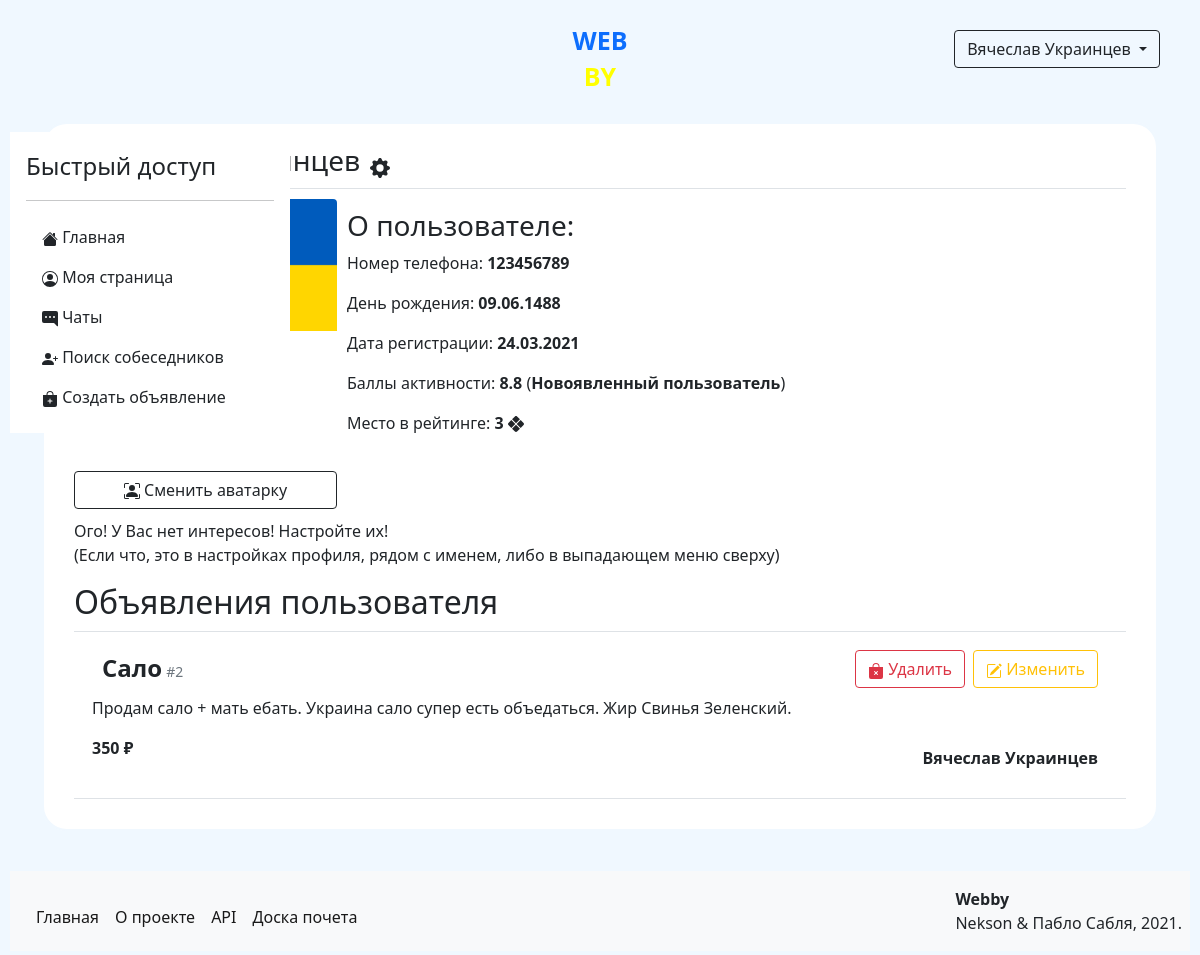
/profile/4 (signed in), run on an earlier commit of the app's database.
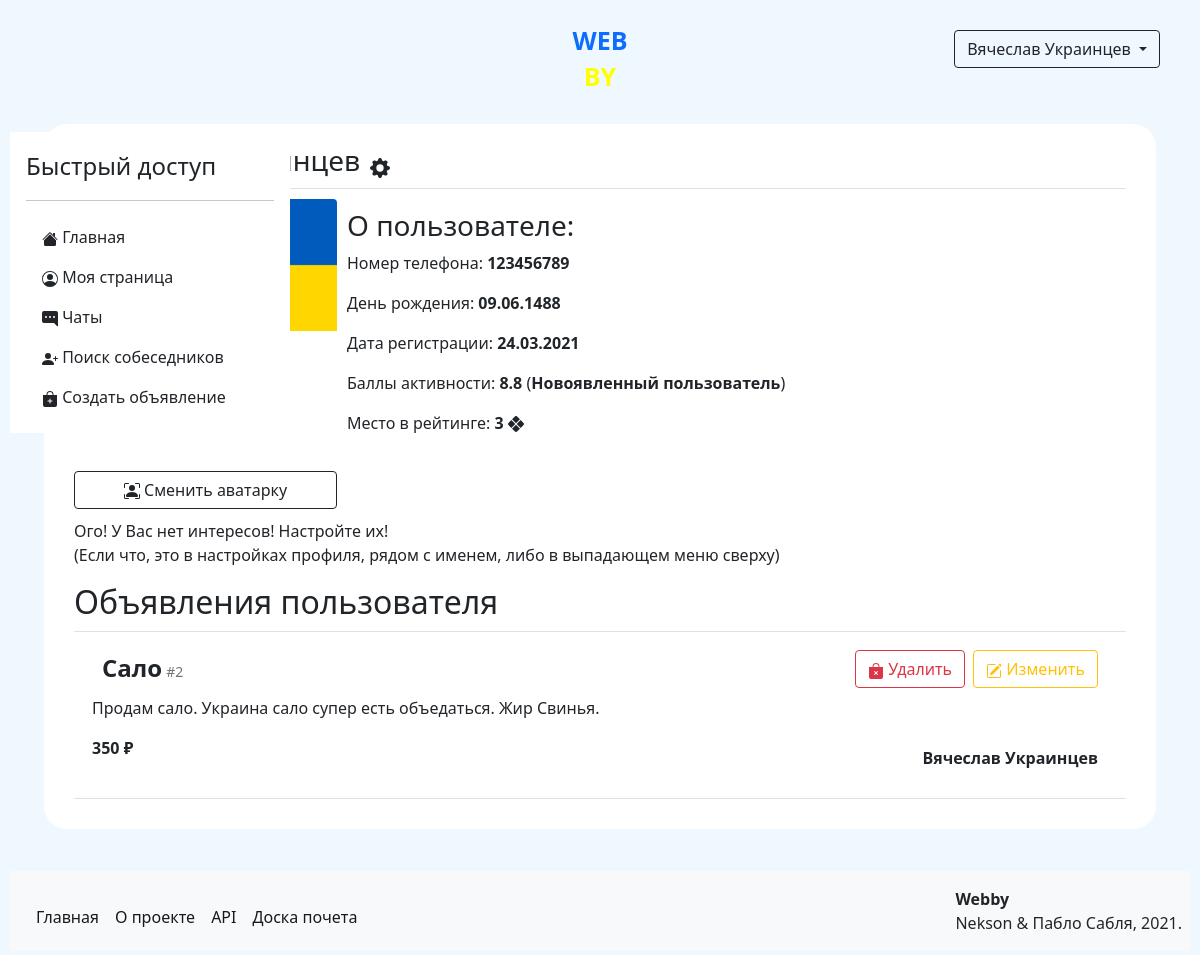
And on a later commit of the database.
### data/models/advertisements.py (models this page shows, shortened)
class Advertisement(SqlAlchemyBase, SerializerMixin):
    __tablename__ = 'advertisements'  # название таблицы с моделью в базе данных
    serialize_rules = ('-author.email', '-author.registration_time', '-author.interests', '-author_id',
                       '-content_id')  # правила преобразования объекта модели в json
    id = Column(Integer, primary_key=True, autoincrement=True)  # id объявления
    title = Column(String)  # название объявления
    author_id = Column(Integer, ForeignKey('users.id'))  # id автора объявления
    created_at = Column(DateTime, default=datetime.now)  # время создания объявления
    price = Column(Integer)  # стоимость объявления
    content_id = Column(Integer, ForeignKey('contents.id'))  # id содержания объявления
    author = relationship('User', back_populates='advertisements')  # объект автора объявления
    content = relationship('Content')  # объект содержания объявления
    interests = relationship('Interest', secondary='advertisements_to_interests',
                             backref='advertisements')  # объект интересов объявления

### data/models/content.py (models this page shows)
class Content(SqlAlchemyBase, SerializerMixin):
    __tablename__ = 'contents'  # название таблицы с моделью в базе данных
    serialize_rules = ('-id',)  # правила преобразования объекта модели в json
    id = Column(Integer, autoincrement=True, primary_key=True)  # id контента
    content = Column(Text)  # контент

### data/models/user.py (models this page shows, shortened)
class User(SqlAlchemyBase, UserMixin, SerializerMixin):
    __tablename__ = 'users'  # название таблицы с моделью в базе данных
    serialize_rules = (
        '-advertisements', '-rank_id', '-admin', '-hashed_password')  # правила преобразования объекта модели в json
    id = Column(Integer, autoincrement=True, primary_key=True)  # id пользователя
    name = Column(Unicode)  # имя пользователя
    surname = Column(Unicode)  # фамилия пользователя
    birthday = Column(DateTime)  # день рождения пользователя
    email = Column(String, unique=True)  # email адресс пользователя
    phone_number = Column(String, unique=True)  # номер телефона пользователя
    hashed_password = Column(String)  # хэшированный пароль пользователя
    registration_time = Column(DateTime, default=datetime.now)  # время регистрации пользователя
    rating = Column(Integer, default=0)  # рейтинг пользователя
    rank_id = Column(Integer, ForeignKey('ranks.id'))  # id ранга пользователя
    admin = Column(Boolean, default=0)  # права пользователя
    advertisements = relationship('Advertisement', back_populates='author')  # объекты объявлений пользователя
    interests = relationship('Interest', secondary='users_to_interests',
                             backref='users')  # объекты интересов пользователя
    rank = relationship('Rank')  # объект ранга пользователя

### main.py (the view)
@app.route('/profile/<int:user_id>')
@login_required
def show_profile(user_id):
    session = create_session()
    user = session.query(User).filter(User.id == user_id).first()  # получаем данные профиля пользователя с указанным id
    if not user:  # проверяем, найден ли пользователь
        return abort(404)
    all_users = session.query(User).order_by(User.rating.desc())
    position = 1
    for i in all_users:
        if i.id == user.id:
            break
        position += 1
    pic = session.query(Avatar).filter(Avatar.refers_to == user_id).first()
    if pic:  # проверяем, найден ли аватар
        profile_pic = url_for('static', filename=f"avatars/{pic.link}")
    else:
        profile_pic = url_for('static', filename='avatars/anon.png')
    return render_template('profile.html', user=user, pic=profile_pic, today=datetime.datetime.now(), position=position)

### data/db_session.py (called while the page is built)
def create_session() -> Session:
    global __factory
    return __factory()

### main.py (called while the page is built)
@login_manager.user_loader
def load_user(user_id):
    session = create_session()
    return session.query(User).get(user_id)

### templates/profile.html (shortened to what this page needs)
{% extends "base.html" %}
{% block content %}
<form class="clearfix">
    <div class="clearfix">
        <div class="clearfix border-bottom">
            <h3 class="float-start">{{ user.name }} {{ user.surname }}</h3>
            {% if user.id == current_user.id %}
                <a class="float-start link-dark" href="/profile/{{ current_user.id }}/settings">
                    <div>
                    </div>
                </a>
            {% endif %}
        </div>
        <div class="clearfix">
            <div class="float-start w-50">
                <h3>О пользователе:</h3>
                <p>Номер телефона: <b>{{ user.phone_number }}</b></p>
                <p>День рождения: <b>{{ user.birthday.strftime('%d.%m.%Y') }}</b></p>
                <p>Дата регистрации: <b>{{ user.registration_time.strftime('%d.%m.%Y') }}</b></p>
                <p>Баллы активности: <b>{{ user.rating }}</b> (<b>{{ user.rank.title }}</b>)</p>
                <a class="text-reset" href="/top">
                    <p>
                    Место в рейтинге: <b>{{ position }}</b>
                    </p>
                </a>
            </div>
        </div>
        <div>
            {% if user.id == current_user.id %}
                <a class="btn btn-outline-dark w-25 rounded-bottom" href="/profile/{{ current_user.id }}/avatar">
                    Сменить аватарку
                </a>
            {% endif %}
        </div>
        <div>
            {% if user.id == current_user.id and not user.interests %}
                <p>Ого! У Вас нет интересов! Настройте их!<br>(Если что, это в настройках профиля, рядом с именем, либо в выпадающем меню сверху)</p>
            {% endif %}
        </div>
        {% if user.advertisements %}
        <div class="clearfix">
            <h2 class="float-right d-inline">Объявления пользователя</h2>
        </div>
        {% endif %}
        {% for ad in user.advertisements %}
            <div class="p-2 border-top border-bottom">
                <div class="clearfix">
                    <div>
                        <span>
                            <b class="fs-4">{{ ad.title }}</b>
                            <small class="text-secondary">#{{ ad.id }}</small>
                        </span>
                        {% if current_user == ad.author %}
                            <a href="/advertisements/{{ ad.id }}/edit" class="btn btn-outline-warning float-end">
                                Изменить
                            </a>
                            <a href="/advertisements/{{ ad.id }}/delete" class="btn btn-outline-danger me-2 float-end">
                                Удалить
                            </a>
                        {% endif %}
                    </div>
                    <p>{{ ad.content.content }}</p>
                    <b>{{ ad.price }} ₽</b>
                    <div class="float-end">
                        <a href="/profile/{{ ad.author.id }}" class="text-reset"><b>{{ ad.author.name }} {{ ad.author.surname }}</b></a>
                    </div>
                </div>
            </div>
        {% endfor %}
    </div>
</form>
{% endblock %}

What changed in the data, as far as the page shows it:
changed through a linked row, Advertisement "Сало": content.content "Продам сало + мать ебать. Украина сало супер есть объедаться. Жир Свинья Зеленский." → "Продам сало. Украина сало супер есть объедаться. Жир Свинья."
